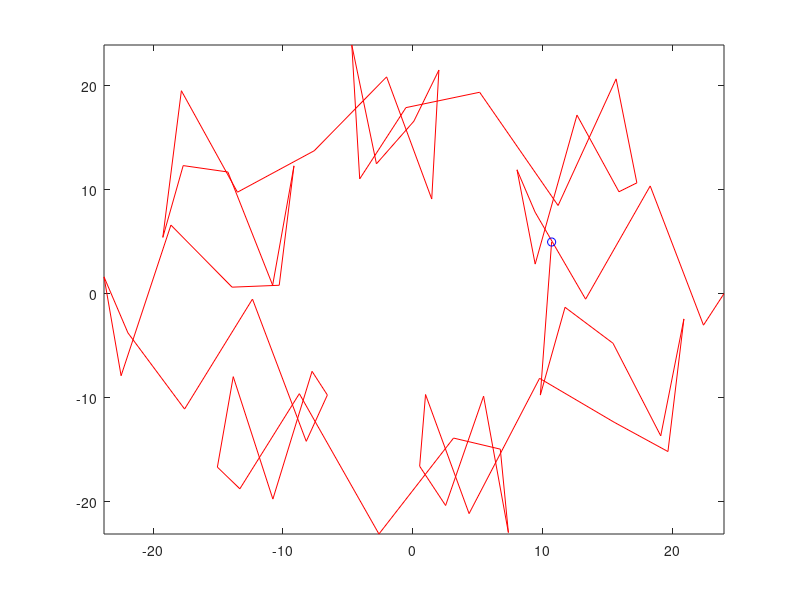

MATLAB code for this plot:
%Limpieza de pantalla
clear all
close all
clc

t=[0:0.1:2*pi];
x = 17*cos(t)+7*cos(17*+7*t);
y = 17*sin(t)-7*sin(17*t+7*t); 
comet (x,y)


